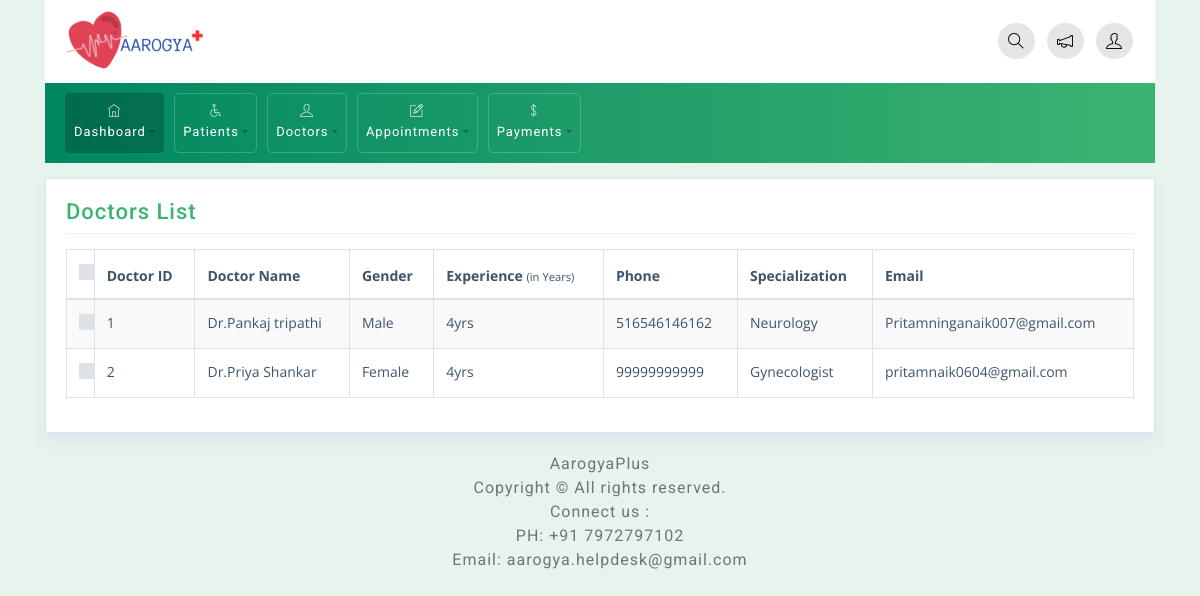
Before: /Doctors/info (signed in) with the older database file.
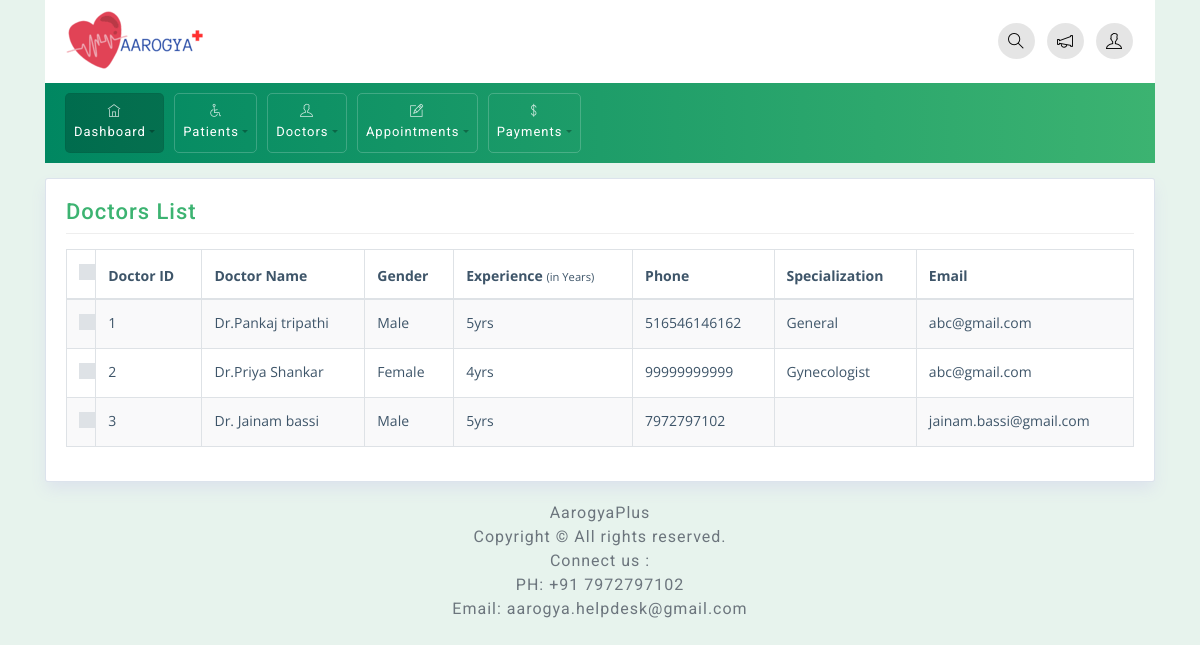
After: the same page with the newer database file.
### app/models.py (models this page shows, shortened)
class Doctor(models.Model):
    d_id = models.AutoField(primary_key=True)
    doctor_name =models.CharField( max_length=100)
    dob =models.CharField( max_length=100)
    specs =models.CharField(max_length=100)
    exp =models.CharField(max_length=100)
    age = models.IntegerField()
    phone = models.IntegerField()
    email = models.EmailField(max_length=100)
    gender = models.CharField(max_length=50)

### main_app/decorators.py (the view)
        def wrapper_func(request,*args, **kwargs ):
            group = None
            if request.user.groups.exists():
                group = request.user.groups.all()[0].name
            if group in allowed_roles:
                return view_func(request,*args, **kwargs)
            else:
                return HttpResponse('you are not authorized to view this page')

### main_app/views.py (called while the page is built)
@allowed_users(allowed_roles=['admins'])
def Doctor_info(request):
    doctors = Doctor.objects.all()
    return render(request,'doctors/doctor_list.html',{'doctors': doctors})

### templates/doctors/doctor_list.html (shortened to what this page needs)
{% extends 'base.html'%}
{% block content %}
    <div class="container">
        <div class="row">
            <div class="col-md-12">
                <div class="widget-area-2 proclinic-box-shadow">
                    <h3 class="widget-title">Doctors List</h3>
                    <div class="table-responsive mb-3">
                        <table id="tableId" class="table table-bordered table-striped">
                            <thead>
                                <tr>
                                    <th class="no-sort">
                                        <div class="custom-control custom-checkbox">
                                        </div>
                                    </th>
                                    <th>Doctor ID</th>
                                    <th>Doctor Name</th>
                                    <th>Gender</th>
                                    <th>Experience <small>(in Years)</small></th>
                                    <th>Phone</th>
                                    <th>Specialization</th>
                                    <th>Email</th>
                                </tr>
                            </thead>
                            <tbody>
                                {% for doctors in doctors%}
                                <tr>
                                    <td>
                                        <div class="custom-control custom-checkbox">
                                        </div>
                                    </td>
                                    <td>{{ doctors.d_id}}</td>
                                    <td>{{ doctors.doctor_name}}</td>
                                    <td>{{ doctors.gender }}</td>
                                    <td>{{ doctors.exp }}</td>
                                    <td>{{ doctors.phone }}</td>
                                    <td>{{ doctors.specs }}</td>
                                    <td>{{ doctors.email }}</td>
                                </tr>
                                {% endfor %}
                            </tbody>
                        </table>
                    </div>
                </div>
            </div>
        </div>
    </div>
{% endblock  %}

Changed rows visible on the page:
changed Doctor "Dr.Pankaj tripathi": exp "4yrs" → "5yrs"; specs "Neurology" → "General"; email "Pritamninganaik007@gmail.com" → "abc@gmail.com"
changed Doctor "Dr.Priya Shankar": email "pritamnaik0604@gmail.com" → "abc@gmail.com"
added Doctor: d_id "3", doctor_name "Dr. Jainam bassi", gender "Male", exp "5yrs", phone "7972797102", email "jainam.bassi@gmail.com"
